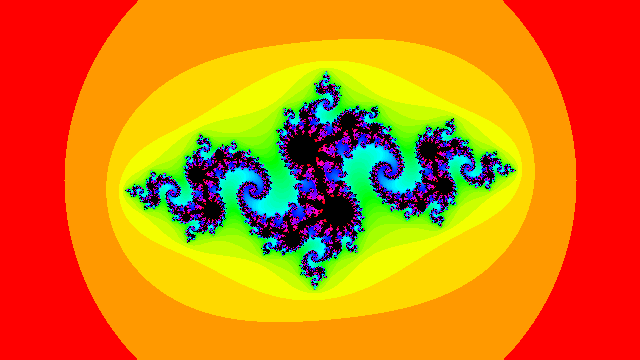
Frame 1 (no input)
Frame 60 (the mouse pressed at the canvas centre just before this capture): identical to frame 1, image omitted
Frame 120 (the mouse held since frame 60 and released just before this capture): identical to frame 1, image omitted

The Processing sketch that drew this single still picture (run headless with seeded random() and noise(); from frame 60 on, the mouse is pressed at the canvas centre):

// Processing sketch: rainbow
// ── rainbow.pde
// Daniel Shiffman
// http://codingrainbow.com
// http://patreon.com/codingrainbow
// Code for: https://youtu.be/fAsaSkmbF5s

float angle = 0;

void setup() {
  size(640, 360);
  colorMode(HSB, 1);
}
void draw() {

  // float ca = map(mouseX, 0, width, -1, 1);//-0.70176;
  // float cb = map(mouseY, 0, height, -1, 1);//-0.3842;

  float ca = -0.8;//sin(angle);
  float cb = 0.156;

  angle += 0.02;

  background(255);

  // Establish a range of values on the complex plane
  // A different range will allow us to "zoom" in or out on the fractal

  // It all starts with the width, try higher or lower values
  //float w = abs(sin(angle))*5;
  float w = 5;
  float h = (w * height) / width;

  // Start at negative half the width and height
  float xmin = -w/2;
  float ymin = -h/2;

  // Make sure we can write to the pixels[] array.
  // Only need to do this once since we don't do any other drawing.
  loadPixels();

  // Maximum number of iterations for each point on the complex plane
  int maxiterations = 100;

  // x goes from xmin to xmax
  float xmax = xmin + w;
  // y goes from ymin to ymax
  float ymax = ymin + h;

  // Calculate amount we increment x,y for each pixel
  float dx = (xmax - xmin) / (width);
  float dy = (ymax - ymin) / (height);

  // Start y
  float y = ymin;
  for (int j = 0; j < height; j++) {
    // Start x
    float x = xmin;
    for (int i = 0; i < width; i++) {

      // Now we test, as we iterate z = z^2 + cm does z tend towards infinity?
      float a = x;
      float b = y;
      int n = 0;
      while (n < maxiterations) {
        float aa = a * a;
        float bb = b * b;
        // Infinity in our finite world is simple, let's just consider it 16
        if (aa + bb > 4.0) {
          break;  // Bail
        }
        float twoab = 2.0 * a * b;
        a = aa - bb + ca;
        b = twoab + cb;
        n++;
      }

      // We color each pixel based on how long it takes to get to infinity
      // If we never got there, let's pick the color black
      if (n == maxiterations) {
        pixels[i+j*width] = color(0);
      } else {
        // Gosh, we could make fancy colors here if we wanted
        float hu = sqrt(float(n) / maxiterations);
        pixels[i+j*width] = color(hu, 255, 150);
      }
      x += dx;
    }
    y += dy;
  }
  updatePixels();
  save("output.png");
  //println(frameRate);
}
